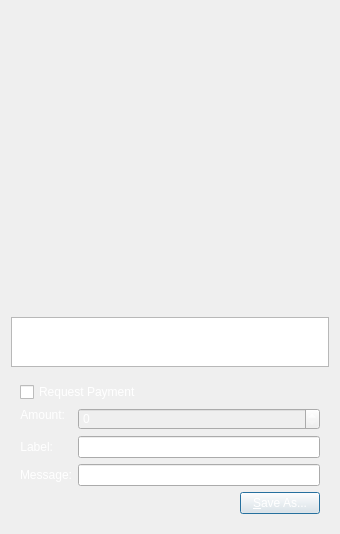
<?xml version="1.0" encoding="UTF-8"?>
<ui version="4.0">
 <class>QRCodeDialog</class>
 <widget class="QDialog" name="QRCodeDialog">
  <property name="geometry">
   <rect>
    <x>0</x>
    <y>0</y>
    <width>340</width>
    <height>530</height>
   </rect>
  </property>
  <property name="windowTitle">
   <string>QR Code Dialog</string>
  </property>
  <property name="styleSheet">
   <string notr="true">background-image: url(:/images/bkg2);
color: rgb(255, 255, 255);</string>
  </property>
  <layout class="QVBoxLayout" name="verticalLayout_3">
   <item>
    <widget class="QLabel" name="lblQRCode">
     <property name="sizePolicy">
      <sizepolicy hsizetype="Expanding" vsizetype="Expanding">
       <horstretch>0</horstretch>
       <verstretch>0</verstretch>
      </sizepolicy>
     </property>
     <property name="minimumSize">
      <size>
       <width>300</width>
       <height>300</height>
      </size>
     </property>
     <property name="textFormat">
      <enum>Qt::PlainText</enum>
     </property>
     <property name="alignment">
      <set>Qt::AlignCenter</set>
     </property>
     <property name="wordWrap">
      <bool>true</bool>
     </property>
    </widget>
   </item>
   <item>
    <widget class="QPlainTextEdit" name="outUri">
     <property name="sizePolicy">
      <sizepolicy hsizetype="Expanding" vsizetype="Minimum">
       <horstretch>0</horstretch>
       <verstretch>0</verstretch>
      </sizepolicy>
     </property>
     <property name="minimumSize">
      <size>
       <width>0</width>
       <height>50</height>
      </size>
     </property>
     <property name="tabChangesFocus">
      <bool>true</bool>
     </property>
     <property name="textInteractionFlags">
      <set>Qt::TextSelectableByKeyboard|Qt::TextSelectableByMouse</set>
     </property>
    </widget>
   </item>
   <item>
    <widget class="QWidget" name="widget" native="true">
     <layout class="QVBoxLayout" name="verticalLayout_2">
      <item>
       <widget class="QCheckBox" name="chkReqPayment">
        <property name="enabled">
         <bool>true</bool>
        </property>
        <property name="text">
         <string>Request Payment</string>
        </property>
       </widget>
      </item>
      <item>
       <layout class="QFormLayout" name="formLayout">
        <property name="fieldGrowthPolicy">
         <enum>QFormLayout::AllNonFixedFieldsGrow</enum>
        </property>
        <item row="1" column="0">
         <widget class="QLabel" name="lblLabel">
          <property name="text">
           <string>Label:</string>
          </property>
          <property name="textFormat">
           <enum>Qt::PlainText</enum>
          </property>
          <property name="alignment">
           <set>Qt::AlignRight|Qt::AlignTrailing|Qt::AlignVCenter</set>
          </property>
          <property name="buddy">
           <cstring>lnLabel</cstring>
          </property>
         </widget>
        </item>
        <item row="1" column="1">
         <widget class="QLineEdit" name="lnLabel"/>
        </item>
        <item row="2" column="0">
         <widget class="QLabel" name="lblMessage">
          <property name="text">
           <string>Message:</string>
          </property>
          <property name="textFormat">
           <enum>Qt::PlainText</enum>
          </property>
          <property name="alignment">
           <set>Qt::AlignRight|Qt::AlignTrailing|Qt::AlignVCenter</set>
          </property>
          <property name="buddy">
           <cstring>lnMessage</cstring>
          </property>
         </widget>
        </item>
        <item row="2" column="1">
         <widget class="QLineEdit" name="lnMessage"/>
        </item>
        <item row="0" column="0">
         <widget class="QLabel" name="lblAmount">
          <property name="sizePolicy">
           <sizepolicy hsizetype="Preferred" vsizetype="Maximum">
            <horstretch>0</horstretch>
            <verstretch>0</verstretch>
           </sizepolicy>
          </property>
          <property name="text">
           <string>Amount:</string>
          </property>
          <property name="textFormat">
           <enum>Qt::PlainText</enum>
          </property>
          <property name="alignment">
           <set>Qt::AlignRight|Qt::AlignTrailing|Qt::AlignVCenter</set>
          </property>
          <property name="buddy">
           <cstring>lnReqAmount</cstring>
          </property>
         </widget>
        </item>
        <item row="0" column="1">
         <widget class="BitcoinAmountField" name="lnReqAmount">
          <property name="enabled">
           <bool>false</bool>
          </property>
          <property name="minimumSize">
           <size>
            <width>80</width>
            <height>0</height>
           </size>
          </property>
         </widget>
        </item>
       </layout>
      </item>
      <item>
       <layout class="QHBoxLayout" name="horizontalLayout">
        <item>
         <spacer name="horizontalSpacer">
          <property name="orientation">
           <enum>Qt::Horizontal</enum>
          </property>
          <property name="sizeHint" stdset="0">
           <size>
            <width>40</width>
            <height>20</height>
           </size>
          </property>
         </spacer>
        </item>
        <item>
         <widget class="QPushButton" name="btnSaveAs">
          <property name="text">
           <string>&amp;Save As...</string>
          </property>
         </widget>
        </item>
       </layout>
      </item>
     </layout>
    </widget>
   </item>
  </layout>
 </widget>
 <customwidgets>
  <customwidget>
   <class>BitcoinAmountField</class>
   <extends>QSpinBox</extends>
   <header>bitcoinamountfield.h</header>
   <container>1</container>
  </customwidget>
 </customwidgets>
 <resources/>
 <connections>
  <connection>
   <sender>chkReqPayment</sender>
   <signal>clicked(bool)</signal>
   <receiver>lnReqAmount</receiver>
   <slot>setEnabled(bool)</slot>
   <hints>
    <hint type="sourcelabel">
     <x>92</x>
     <y>285</y>
    </hint>
    <hint type="destinationlabel">
     <x>98</x>
     <y>311</y>
    </hint>
   </hints>
  </connection>
 </connections>
</ui>
